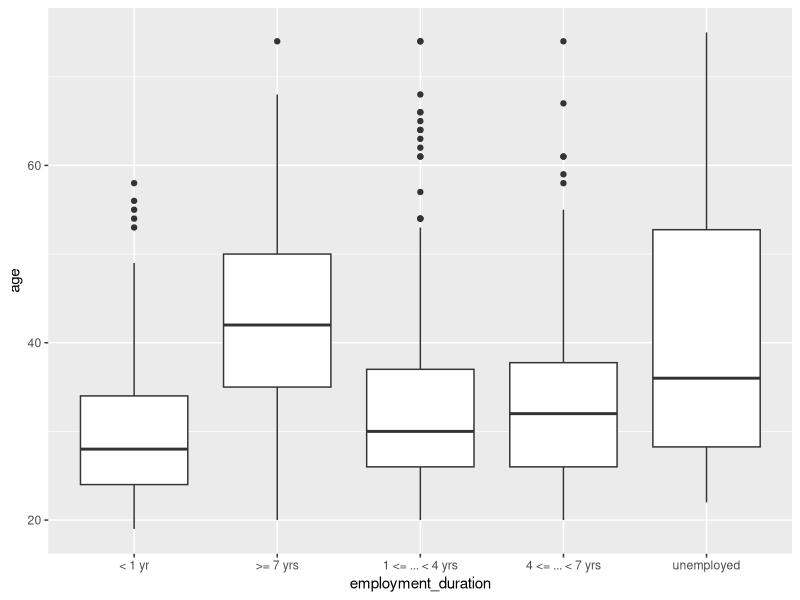
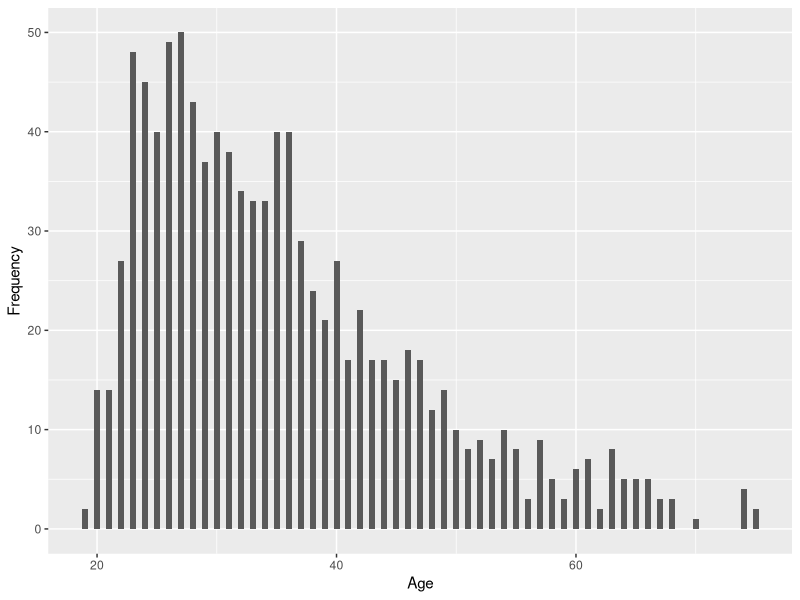
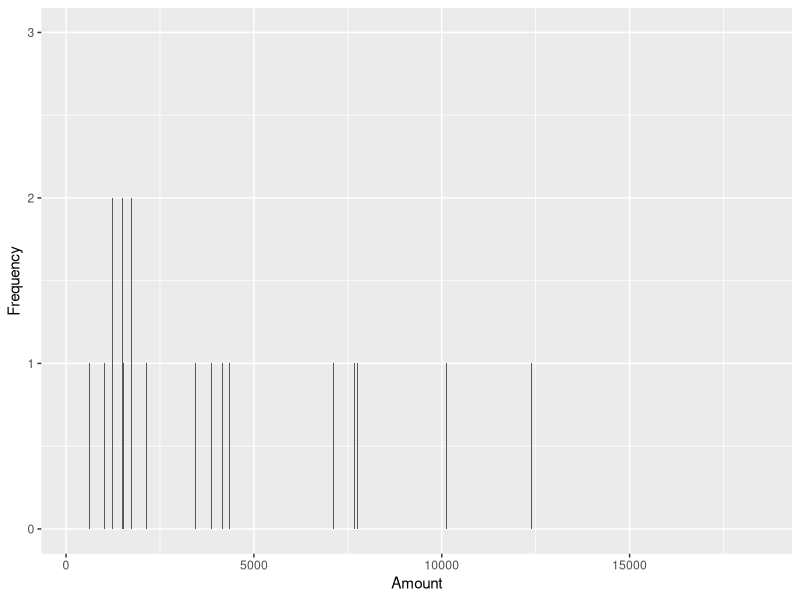
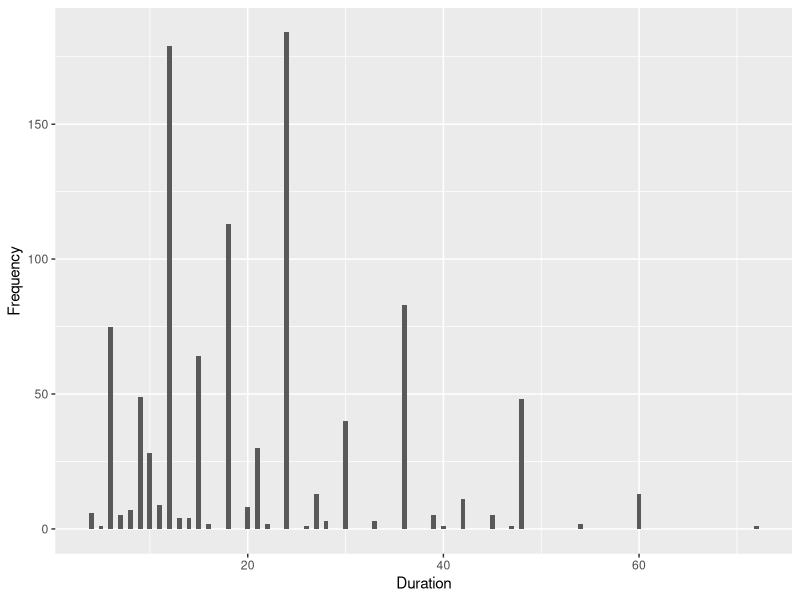
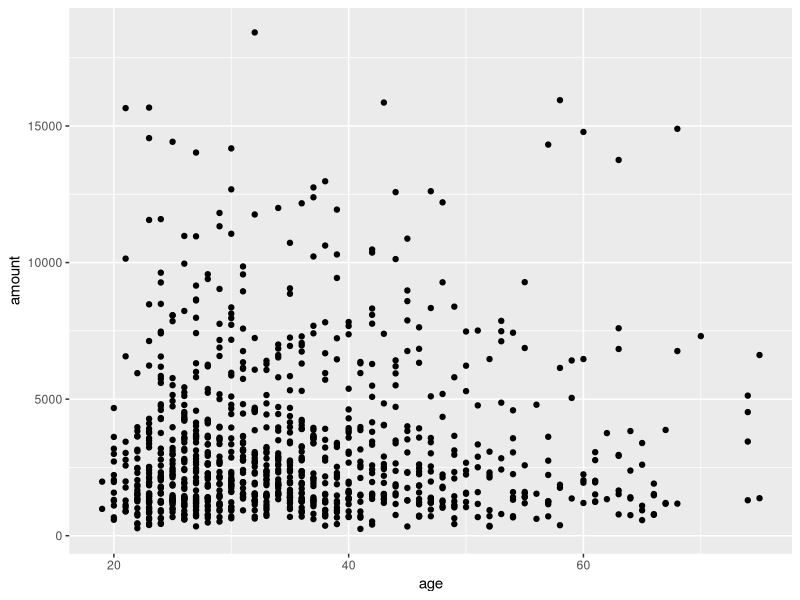
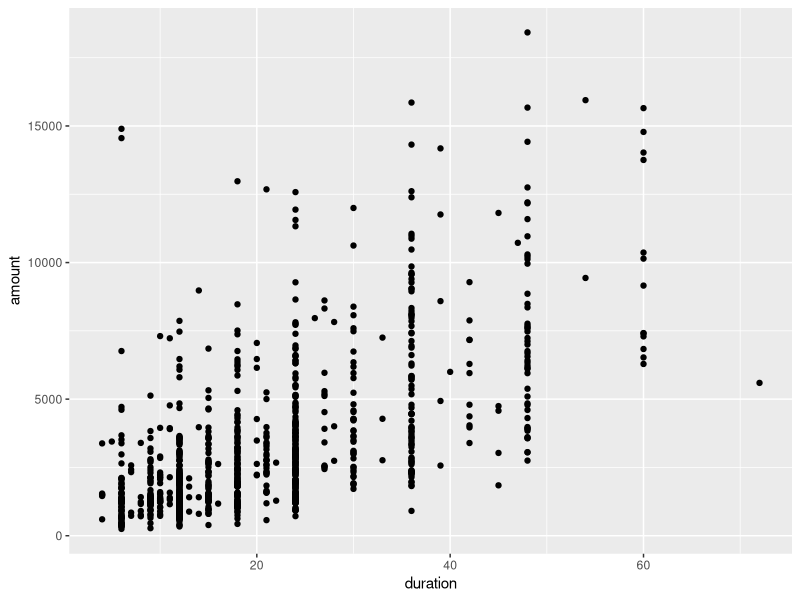

Generate these figures, in order, with R:
setwd("~/GitHub/SRA365/hw/hw4/")

# Setup packages
install.packages("foreign", "ggplot2")
library(foreign)
library(ggplot2)

# Read in data
hw4.data <- read.csv("SouthGermanCredit_clean.csv", header = TRUE)

# Create box whisker plot for employment duration vs age
plot1 <- ggplot(hw4.data, aes(employment_duration, age))
plot1 + geom_boxplot()

# Create age histogram
hist1 <- ggplot(hw4.data, aes(age))
hist1 + geom_histogram(binwidth = .5) + labs(x = "Age", y = "Frequency")

# Histogram for amount
hist2 <- ggplot(hw4.data, aes(amount))
hist2 + geom_histogram(binwidth = .5) + labs(x = "Amount", y = "Frequency")

# Histogram for duration
hist3 <- ggplot(hw4.data, aes(duration))
hist3 + geom_histogram(binwidth = .5) + labs(x = "Duration", y = "Frequency")

# Scatterplot for age vs amount
scatter1 <- ggplot(hw4.data, aes(age, amount))
scatter1 + geom_point()

# Scatterplot for duration v amount
scatter2 <- ggplot(hw4.data, aes(duration, amount))
scatter2 + geom_point()
